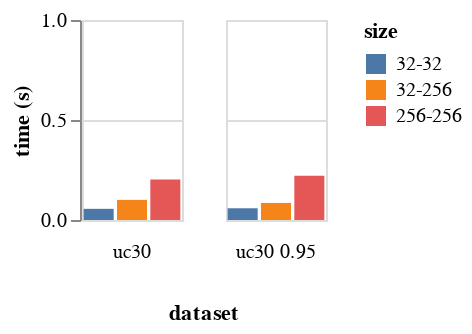

Notebook source saved alongside this figure:
### Markdown cell above
Uniclust30 Block Size Benchmark (AVX2)

### Code cell
c = alt.Chart(data).mark_bar().encode(
    x = alt.X("size", axis = None, sort = ["32-32", "32-256", "256-256"]),
    y = alt.Y("time", axis = alt.Axis(title = "time (s)"), scale = alt.Scale(domain = [0.0, 1.0])),
    column = alt.Column("dataset", header = alt.Header(orient = "bottom")),
    color = alt.Color("size", sort = ["32-32", "32-256", "256-256"])
).transform_filter(
    datum.algorithm == "ours (no trace)"
).properties(
    width = 50,
    height = 100
)
save(c, "uniclust30_size_bench.pdf")
c

### Figure 1 — Vega-Lite specification as saved in the notebook (floating-point values rounded to 4 significant figures)
{"config": {"view": {"continuousWidth": 400, "continuousHeight": 300}}, "data": {"name": "data-8cfb5be56a4bde517fc37a226cbe147f"}, "mark": "bar", "encoding": {"color": {"type": "nominal", "field": "size", "sort": ["32-32", "32-256", "256-256"]}, "column": {"type": "nominal", "field": "dataset", "header": {"orient": "bottom"}}, "x": {"type": "nominal", "axis": null, "field": "size", "sort": ["32-32", "32-256", "256-256"]}, "y": {"type": "quantitative", "axis": {"title": "time (s)"}, "field": "time", "scale": {"domain": [0.0, 1.0]}}}, "height": 100, "transform": [{"filter": "(datum.algorithm === 'ours (no trace)')"}], "width": 50, "$schema": "https://vega.github.io/schema/vega-lite/v4.8.1.json", "datasets": {"data-8cfb5be56a4bde517fc37a226cbe147f": [{"algorithm": "ours (no trace)", "dataset": "uc30", "size": "32-32", "time": 0.05582}, {"algorithm": "ours (no trace)", "dataset": "uc30 0.95", "size": "32-32", "time": 0.05862}, {"algorithm": "ours (no trace)", "dataset": "uc30", "size": "32-256", "time": 0.1005}, {"algorithm": "ours (no trace)", "dataset": "uc30 0.95", "size": "32-256", "time": 0.08538}, {"algorithm": "ours (no trace)", "dataset": "uc30", "size": "256-256", "time": 0.202}, {"algorithm": "ours (no trace)", "dataset": "uc30 0.95", "size": "256-256", "time": 0.2218}, {"algorithm": "ours (trace)", "dataset": "uc30", "size": "32-256", "time": 0.1523}, {"algorithm": "ours (trace)", "dataset": "uc30 0.95", "size": "32-256", "time": 0.1328}, {"algorithm": "parasail", "dataset": "uc30", "size": "full", "time": 0.7532}, {"algorithm": "parasail", "dataset": "uc30 0.95", "size": "full", "time": 0.8864}]}}
